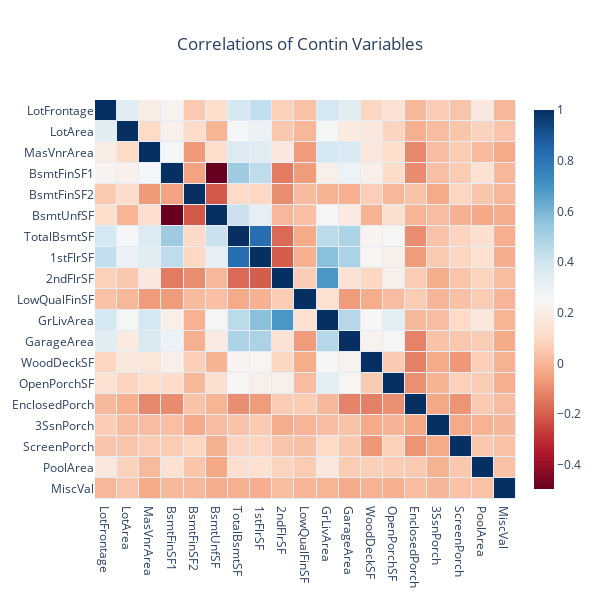

The code cell stored with this chart in its notebook:
### Code cell
# How correlated are these variables?
# First let's standardize to mean 0, std 1
house_s = house.copy()
for col in contin:
    house_s[col] = (house[col] - house[col].mean()) / house[col].std()
contin_corr = house_s[contin].T @ house_s[contin] / (nrows-1)

heat = go.Heatmap(z=contin_corr,
                  x=contin_corr.index,
                  y=contin_corr.index,
                  xgap=1, ygap=1,
                  colorscale='RdBu',
                  colorbar_thickness=20,
                  colorbar_ticklen=3,
                  #hovertext =hovertext,
                  #hoverinfo='text'
)
layout = go.Layout(title_text='Correlations of Contin Variables', title_x=0.5, 
                   width=600, height=600,
                   xaxis_showgrid=False,
                   yaxis_showgrid=False,
                   yaxis_autorange='reversed'
                  )
   
fig4=go.Figure(data=[heat], layout=layout)        
fig4.show()

### Figure 1 — Plotly figure (JSON) as saved in the notebook; plotly's stock layout.template omitted (floating-point values rounded to 4 significant figures; data arrays with more than 128 entries replaced by an {"elided": "..."} marker saying what was removed)
{"data": [{"colorbar": {"thickness": 20, "ticklen": 3}, "colorscale": [[0, "rgb(103,0,31)"], [0.1, "rgb(178,24,43)"], [0.2, "rgb(214,96,77)"], [0.3, "rgb(244,165,130)"], [0.4, "rgb(253,219,199)"], [0.5, "rgb(247,247,247)"], [0.6, "rgb(209,229,240)"], [0.7, "rgb(146,197,222)"], [0.8, "rgb(67,147,195)"], [0.9, "rgb(33,102,172)"], [1, "rgb(5,48,97)"]], "type": "heatmap", "x": ["LotFrontage", "LotArea", "MasVnrArea", "BsmtFinSF1", "BsmtFinSF2", "BsmtUnfSF", "TotalBsmtSF", "1stFlrSF", "2ndFlrSF", "LowQualFinSF", "GrLivArea", "GarageArea", "WoodDeckSF", "OpenPorchSF", "EnclosedPorch", "3SsnPorch", "ScreenPorch", "PoolArea", "MiscVal"], "xgap": 1, "y": ["LotFrontage", "LotArea", "MasVnrArea", "BsmtFinSF1", "BsmtFinSF2", "BsmtUnfSF", "TotalBsmtSF", "1stFlrSF", "2ndFlrSF", "LowQualFinSF", "GrLivArea", "GarageArea", "WoodDeckSF", "OpenPorchSF", "EnclosedPorch", "3SsnPorch", "ScreenPorch", "PoolArea", "MiscVal"], "ygap": 1, "z": {"elided": "19x19 float values"}}], "layout": {"height": 600, "title": {"text": "Correlations of Contin Variables", "x": 0.5}, "width": 600, "xaxis": {"showgrid": false}, "yaxis": {"autorange": "reversed", "showgrid": false}}}
